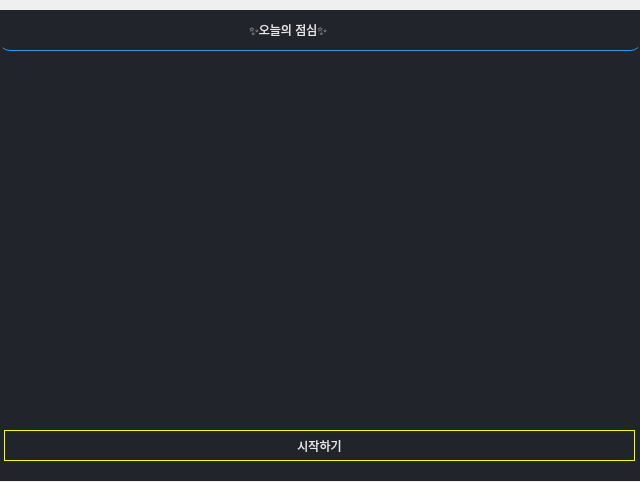
<?xml version="1.0" encoding="UTF-8"?>
<ui version="4.0">
 <class>Dialog</class>
 <widget class="QDialog" name="Dialog">
  <property name="geometry">
   <rect>
    <x>0</x>
    <y>0</y>
    <width>640</width>
    <height>482</height>
   </rect>
  </property>
  <property name="windowTitle">
   <string>Dialog</string>
  </property>
  <property name="styleSheet">
   <string notr="true">QPushButton#dialog_btn_exit {
    border-style: solid;
    border-width: 1px;
    border-color: rgb(255, 255, 255);
    border-radius: 5px;
    padding: 5px 10px;
    color: white;
}


QPushButton#dialog_btn_exit:hover {
    background-color: rgba(70, 130, 180, 1);
}

QPushButton#dialog_btn_exit:pressed {
    background-color: rgba(25, 25, 112, 1);
}</string>
  </property>
  <widget class="QLabel" name="dialog_label_top_line">
   <property name="geometry">
    <rect>
     <x>0</x>
     <y>0</y>
     <width>641</width>
     <height>51</height>
    </rect>
   </property>
   <property name="styleSheet">
    <string notr="true">border-radius: 10px;
border-bottom: 1px solid #3498db;</string>
   </property>
   <property name="text">
    <string/>
   </property>
  </widget>
  <widget class="QLabel" name="dialog_label_title">
   <property name="geometry">
    <rect>
     <x>249</x>
     <y>14</y>
     <width>151</width>
     <height>31</height>
    </rect>
   </property>
   <property name="styleSheet">
    <string notr="true">font: 600 13pt &quot;Segoe UI Variable Small Semibol&quot;;
color: rgb(232, 232, 232);</string>
   </property>
   <property name="text">
    <string>✨오늘의 점심✨</string>
   </property>
  </widget>
  <widget class="QLabel" name="dialog_label_back">
   <property name="geometry">
    <rect>
     <x>0</x>
     <y>10</y>
     <width>641</width>
     <height>471</height>
    </rect>
   </property>
   <property name="styleSheet">
    <string notr="true">background-color: rgb(33, 37, 43);</string>
   </property>
   <property name="text">
    <string/>
   </property>
  </widget>
  <widget class="QPushButton" name="dialog_btn_start">
   <property name="geometry">
    <rect>
     <x>4</x>
     <y>430</y>
     <width>631</width>
     <height>31</height>
    </rect>
   </property>
   <property name="cursor">
    <cursorShape>PointingHandCursor</cursorShape>
   </property>
   <property name="styleSheet">
    <string notr="true">font: 600 9pt &quot;Segoe UI Variable Small Semibol&quot;;
border: 1px solid yellow;
color: rgb(232, 232, 232);

</string>
   </property>
   <property name="text">
    <string>시작하기</string>
   </property>
  </widget>
  <widget class="QLabel" name="dialog_label_up">
   <property name="geometry">
    <rect>
     <x>290</x>
     <y>370</y>
     <width>61</width>
     <height>51</height>
    </rect>
   </property>
   <property name="styleSheet">
    <string notr="true">background-image: url(:/images/images/images/free-icon-downward-arrow-2268476.png);
background-repeat: no-repeat;
background-position: center;</string>
   </property>
   <property name="text">
    <string/>
   </property>
  </widget>
  <zorder>dialog_label_back</zorder>
  <zorder>dialog_label_top_line</zorder>
  <zorder>dialog_label_title</zorder>
  <zorder>dialog_btn_start</zorder>
  <zorder>dialog_label_up</zorder>
 </widget>
 <resources>
  <include location="resources.qrc"/>
 </resources>
 <connections/>
</ui>
